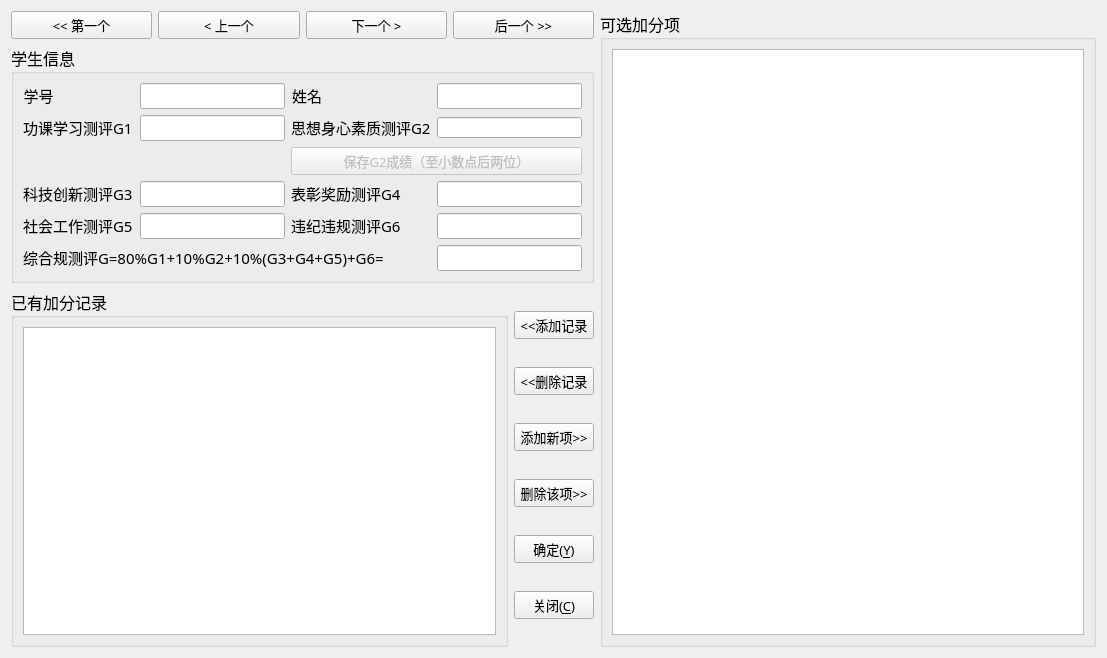
<?xml version="1.0" encoding="UTF-8"?>
<ui version="4.0">
 <class>change</class>
 <widget class="QDialog" name="change">
  <property name="geometry">
   <rect>
    <x>0</x>
    <y>0</y>
    <width>1107</width>
    <height>658</height>
   </rect>
  </property>
  <property name="minimumSize">
   <size>
    <width>750</width>
    <height>390</height>
   </size>
  </property>
  <property name="windowTitle">
   <string>综合测评系统 - 修改</string>
  </property>
  <property name="windowIcon">
   <iconset resource="image.qrc">
    <normaloff>:/image/image/icon.png</normaloff>:/image/image/icon.png</iconset>
  </property>
  <layout class="QGridLayout" name="gridLayout">
   <item row="0" column="0" colspan="2">
    <layout class="QHBoxLayout" name="horizontalLayout_8">
     <item>
      <widget class="QPushButton" name="firstButton_2">
       <property name="font">
        <font>
         <family>微软雅黑</family>
         <pointsize>10</pointsize>
        </font>
       </property>
       <property name="focusPolicy">
        <enum>Qt::WheelFocus</enum>
       </property>
       <property name="text">
        <string>&lt;&lt; 第一个</string>
       </property>
       <property name="default">
        <bool>true</bool>
       </property>
      </widget>
     </item>
     <item>
      <widget class="QPushButton" name="previousButton_2">
       <property name="font">
        <font>
         <family>微软雅黑</family>
         <pointsize>10</pointsize>
        </font>
       </property>
       <property name="focusPolicy">
        <enum>Qt::WheelFocus</enum>
       </property>
       <property name="text">
        <string>&lt; 上一个</string>
       </property>
       <property name="default">
        <bool>true</bool>
       </property>
      </widget>
     </item>
     <item>
      <widget class="QPushButton" name="nextButton_2">
       <property name="font">
        <font>
         <family>微软雅黑</family>
         <pointsize>10</pointsize>
        </font>
       </property>
       <property name="focusPolicy">
        <enum>Qt::WheelFocus</enum>
       </property>
       <property name="text">
        <string>下一个 &gt;</string>
       </property>
       <property name="default">
        <bool>true</bool>
       </property>
      </widget>
     </item>
     <item>
      <widget class="QPushButton" name="lastButton_2">
       <property name="font">
        <font>
         <family>微软雅黑</family>
         <pointsize>10</pointsize>
        </font>
       </property>
       <property name="focusPolicy">
        <enum>Qt::WheelFocus</enum>
       </property>
       <property name="text">
        <string>后一个 &gt;&gt;</string>
       </property>
       <property name="default">
        <bool>true</bool>
       </property>
      </widget>
     </item>
    </layout>
   </item>
   <item row="0" column="2" rowspan="3">
    <widget class="QGroupBox" name="groupBox_2">
     <property name="minimumSize">
      <size>
       <width>471</width>
       <height>372</height>
      </size>
     </property>
     <property name="maximumSize">
      <size>
       <width>16777215</width>
       <height>16777215</height>
      </size>
     </property>
     <property name="font">
      <font>
       <family>华文楷体</family>
       <pointsize>12</pointsize>
      </font>
     </property>
     <property name="title">
      <string>可选加分项</string>
     </property>
     <layout class="QVBoxLayout" name="verticalLayout_3">
      <item>
       <widget class="QTableView" name="operatorView">
        <property name="minimumSize">
         <size>
          <width>400</width>
          <height>0</height>
         </size>
        </property>
        <property name="font">
         <font>
          <pointsize>10</pointsize>
         </font>
        </property>
       </widget>
      </item>
     </layout>
    </widget>
   </item>
   <item row="2" column="0">
    <widget class="QGroupBox" name="groupBox_3">
     <property name="maximumSize">
      <size>
       <width>16777</width>
       <height>16777</height>
      </size>
     </property>
     <property name="font">
      <font>
       <family>华文楷体</family>
       <pointsize>12</pointsize>
      </font>
     </property>
     <property name="title">
      <string>已有加分记录</string>
     </property>
     <layout class="QVBoxLayout" name="verticalLayout_4">
      <item>
       <widget class="QTableView" name="gView">
        <property name="minimumSize">
         <size>
          <width>300</width>
          <height>300</height>
         </size>
        </property>
        <property name="font">
         <font>
          <pointsize>10</pointsize>
         </font>
        </property>
       </widget>
      </item>
     </layout>
    </widget>
   </item>
   <item row="2" column="1">
    <layout class="QVBoxLayout" name="verticalLayout_5">
     <item>
      <widget class="QPushButton" name="additemButton">
       <property name="font">
        <font>
         <family>微软雅黑</family>
         <pointsize>10</pointsize>
        </font>
       </property>
       <property name="text">
        <string>&lt;&lt;添加记录</string>
       </property>
       <property name="default">
        <bool>true</bool>
       </property>
      </widget>
     </item>
     <item>
      <widget class="QPushButton" name="deleteButton">
       <property name="font">
        <font>
         <family>微软雅黑</family>
         <pointsize>10</pointsize>
        </font>
       </property>
       <property name="text">
        <string>&lt;&lt;删除记录</string>
       </property>
       <property name="default">
        <bool>true</bool>
       </property>
      </widget>
     </item>
     <item>
      <widget class="QPushButton" name="addButton">
       <property name="font">
        <font>
         <family>微软雅黑</family>
         <pointsize>10</pointsize>
        </font>
       </property>
       <property name="text">
        <string>添加新项&gt;&gt;</string>
       </property>
       <property name="default">
        <bool>true</bool>
       </property>
      </widget>
     </item>
     <item>
      <widget class="QPushButton" name="deleteoButton">
       <property name="font">
        <font>
         <family>微软雅黑</family>
         <pointsize>10</pointsize>
        </font>
       </property>
       <property name="text">
        <string>删除该项&gt;&gt;</string>
       </property>
       <property name="default">
        <bool>true</bool>
       </property>
      </widget>
     </item>
     <item>
      <widget class="QPushButton" name="okButton">
       <property name="font">
        <font>
         <family>微软雅黑</family>
         <pointsize>10</pointsize>
        </font>
       </property>
       <property name="text">
        <string>确定(&amp;Y)</string>
       </property>
       <property name="default">
        <bool>true</bool>
       </property>
      </widget>
     </item>
     <item>
      <widget class="QPushButton" name="okButton_2">
       <property name="font">
        <font>
         <family>微软雅黑</family>
         <pointsize>10</pointsize>
        </font>
       </property>
       <property name="text">
        <string>关闭(&amp;C)</string>
       </property>
       <property name="default">
        <bool>true</bool>
       </property>
      </widget>
     </item>
    </layout>
   </item>
   <item row="1" column="0" colspan="2">
    <widget class="QGroupBox" name="groupBox">
     <property name="minimumSize">
      <size>
       <width>200</width>
       <height>0</height>
      </size>
     </property>
     <property name="maximumSize">
      <size>
       <width>16777</width>
       <height>16777</height>
      </size>
     </property>
     <property name="font">
      <font>
       <family>华文楷体</family>
       <pointsize>12</pointsize>
      </font>
     </property>
     <property name="title">
      <string>学生信息</string>
     </property>
     <layout class="QGridLayout" name="gridLayout_2">
      <item row="0" column="0">
       <widget class="QLabel" name="stunum">
        <property name="minimumSize">
         <size>
          <width>31</width>
          <height>21</height>
         </size>
        </property>
        <property name="maximumSize">
         <size>
          <width>31</width>
          <height>21</height>
         </size>
        </property>
        <property name="font">
         <font>
          <family>微软雅黑</family>
          <pointsize>11</pointsize>
         </font>
        </property>
        <property name="text">
         <string>学号</string>
        </property>
        <property name="alignment">
         <set>Qt::AlignCenter</set>
        </property>
       </widget>
      </item>
      <item row="0" column="1">
       <widget class="QLineEdit" name="stunumEdit">
        <property name="font">
         <font>
          <family>微软雅黑</family>
          <pointsize>10</pointsize>
         </font>
        </property>
        <property name="focusPolicy">
         <enum>Qt::NoFocus</enum>
        </property>
        <property name="readOnly">
         <bool>true</bool>
        </property>
       </widget>
      </item>
      <item row="0" column="2">
       <widget class="QLabel" name="name">
        <property name="sizePolicy">
         <sizepolicy hsizetype="Preferred" vsizetype="Preferred">
          <horstretch>0</horstretch>
          <verstretch>0</verstretch>
         </sizepolicy>
        </property>
        <property name="minimumSize">
         <size>
          <width>31</width>
          <height>21</height>
         </size>
        </property>
        <property name="maximumSize">
         <size>
          <width>31</width>
          <height>21</height>
         </size>
        </property>
        <property name="font">
         <font>
          <family>微软雅黑</family>
          <pointsize>11</pointsize>
         </font>
        </property>
        <property name="contextMenuPolicy">
         <enum>Qt::PreventContextMenu</enum>
        </property>
        <property name="text">
         <string>姓名</string>
        </property>
        <property name="alignment">
         <set>Qt::AlignRight|Qt::AlignTrailing|Qt::AlignVCenter</set>
        </property>
       </widget>
      </item>
      <item row="0" column="3">
       <widget class="QLineEdit" name="nameEdit">
        <property name="font">
         <font>
          <family>微软雅黑</family>
          <pointsize>10</pointsize>
         </font>
        </property>
        <property name="focusPolicy">
         <enum>Qt::NoFocus</enum>
        </property>
        <property name="readOnly">
         <bool>true</bool>
        </property>
       </widget>
      </item>
      <item row="6" column="0">
       <widget class="QLabel" name="label_g3">
        <property name="minimumSize">
         <size>
          <width>111</width>
          <height>21</height>
         </size>
        </property>
        <property name="maximumSize">
         <size>
          <width>111</width>
          <height>21</height>
         </size>
        </property>
        <property name="font">
         <font>
          <family>微软雅黑</family>
          <pointsize>11</pointsize>
         </font>
        </property>
        <property name="text">
         <string>科技创新测评G3</string>
        </property>
        <property name="alignment">
         <set>Qt::AlignLeading|Qt::AlignLeft|Qt::AlignVCenter</set>
        </property>
       </widget>
      </item>
      <item row="6" column="1">
       <widget class="QLineEdit" name="g3Edit">
        <property name="font">
         <font>
          <family>微软雅黑</family>
          <pointsize>10</pointsize>
         </font>
        </property>
        <property name="focusPolicy">
         <enum>Qt::NoFocus</enum>
        </property>
        <property name="readOnly">
         <bool>true</bool>
        </property>
       </widget>
      </item>
      <item row="6" column="2">
       <widget class="QLabel" name="label_g4">
        <property name="minimumSize">
         <size>
          <width>111</width>
          <height>21</height>
         </size>
        </property>
        <property name="maximumSize">
         <size>
          <width>111</width>
          <height>21</height>
         </size>
        </property>
        <property name="font">
         <font>
          <family>微软雅黑</family>
          <pointsize>11</pointsize>
         </font>
        </property>
        <property name="text">
         <string>表彰奖励测评G4</string>
        </property>
        <property name="alignment">
         <set>Qt::AlignLeading|Qt::AlignLeft|Qt::AlignVCenter</set>
        </property>
       </widget>
      </item>
      <item row="6" column="3">
       <widget class="QLineEdit" name="g4Edit">
        <property name="minimumSize">
         <size>
          <width>41</width>
          <height>20</height>
         </size>
        </property>
        <property name="font">
         <font>
          <family>微软雅黑</family>
          <pointsize>10</pointsize>
         </font>
        </property>
        <property name="focusPolicy">
         <enum>Qt::NoFocus</enum>
        </property>
        <property name="readOnly">
         <bool>true</bool>
        </property>
       </widget>
      </item>
      <item row="7" column="0">
       <widget class="QLabel" name="label_g5">
        <property name="minimumSize">
         <size>
          <width>111</width>
          <height>21</height>
         </size>
        </property>
        <property name="maximumSize">
         <size>
          <width>111</width>
          <height>21</height>
         </size>
        </property>
        <property name="font">
         <font>
          <family>微软雅黑</family>
          <pointsize>11</pointsize>
         </font>
        </property>
        <property name="text">
         <string>社会工作测评G5</string>
        </property>
        <property name="alignment">
         <set>Qt::AlignLeading|Qt::AlignLeft|Qt::AlignVCenter</set>
        </property>
       </widget>
      </item>
      <item row="7" column="1">
       <widget class="QLineEdit" name="g5Edit">
        <property name="minimumSize">
         <size>
          <width>41</width>
          <height>20</height>
         </size>
        </property>
        <property name="font">
         <font>
          <family>微软雅黑</family>
          <pointsize>10</pointsize>
         </font>
        </property>
        <property name="focusPolicy">
         <enum>Qt::NoFocus</enum>
        </property>
        <property name="readOnly">
         <bool>true</bool>
        </property>
       </widget>
      </item>
      <item row="7" column="2">
       <widget class="QLabel" name="label_g6">
        <property name="minimumSize">
         <size>
          <width>111</width>
          <height>21</height>
         </size>
        </property>
        <property name="maximumSize">
         <size>
          <width>111</width>
          <height>21</height>
         </size>
        </property>
        <property name="font">
         <font>
          <family>微软雅黑</family>
          <pointsize>11</pointsize>
         </font>
        </property>
        <property name="text">
         <string>违纪违规测评G6</string>
        </property>
        <property name="alignment">
         <set>Qt::AlignLeading|Qt::AlignLeft|Qt::AlignVCenter</set>
        </property>
       </widget>
      </item>
      <item row="7" column="3">
       <widget class="QLineEdit" name="g6Edit">
        <property name="minimumSize">
         <size>
          <width>41</width>
          <height>20</height>
         </size>
        </property>
        <property name="font">
         <font>
          <family>微软雅黑</family>
          <pointsize>10</pointsize>
         </font>
        </property>
        <property name="focusPolicy">
         <enum>Qt::NoFocus</enum>
        </property>
        <property name="readOnly">
         <bool>true</bool>
        </property>
       </widget>
      </item>
      <item row="8" column="0" colspan="3">
       <widget class="QLabel" name="label_g">
        <property name="minimumSize">
         <size>
          <width>0</width>
          <height>21</height>
         </size>
        </property>
        <property name="maximumSize">
         <size>
          <width>12321</width>
          <height>21</height>
         </size>
        </property>
        <property name="font">
         <font>
          <family>微软雅黑</family>
          <pointsize>11</pointsize>
         </font>
        </property>
        <property name="text">
         <string>综合规测评G=80%G1+10%G2+10%(G3+G4+G5)+G6=</string>
        </property>
        <property name="alignment">
         <set>Qt::AlignLeading|Qt::AlignLeft|Qt::AlignVCenter</set>
        </property>
       </widget>
      </item>
      <item row="8" column="3">
       <widget class="QLineEdit" name="gEdit">
        <property name="minimumSize">
         <size>
          <width>41</width>
          <height>20</height>
         </size>
        </property>
        <property name="font">
         <font>
          <family>微软雅黑</family>
          <pointsize>10</pointsize>
         </font>
        </property>
        <property name="focusPolicy">
         <enum>Qt::NoFocus</enum>
        </property>
        <property name="readOnly">
         <bool>true</bool>
        </property>
       </widget>
      </item>
      <item row="1" column="1">
       <widget class="QLineEdit" name="g1Edit">
        <property name="minimumSize">
         <size>
          <width>41</width>
          <height>20</height>
         </size>
        </property>
        <property name="font">
         <font>
          <family>微软雅黑</family>
          <pointsize>10</pointsize>
         </font>
        </property>
        <property name="focusPolicy">
         <enum>Qt::NoFocus</enum>
        </property>
        <property name="readOnly">
         <bool>true</bool>
        </property>
       </widget>
      </item>
      <item row="1" column="0">
       <widget class="QLabel" name="label_g1">
        <property name="minimumSize">
         <size>
          <width>111</width>
          <height>21</height>
         </size>
        </property>
        <property name="maximumSize">
         <size>
          <width>111</width>
          <height>21</height>
         </size>
        </property>
        <property name="font">
         <font>
          <family>微软雅黑</family>
          <pointsize>11</pointsize>
         </font>
        </property>
        <property name="text">
         <string>功课学习测评G1</string>
        </property>
        <property name="alignment">
         <set>Qt::AlignLeading|Qt::AlignLeft|Qt::AlignVCenter</set>
        </property>
       </widget>
      </item>
      <item row="1" column="2">
       <widget class="QLabel" name="label_g2">
        <property name="minimumSize">
         <size>
          <width>0</width>
          <height>21</height>
         </size>
        </property>
        <property name="maximumSize">
         <size>
          <width>12312</width>
          <height>21</height>
         </size>
        </property>
        <property name="font">
         <font>
          <family>微软雅黑</family>
          <pointsize>11</pointsize>
         </font>
        </property>
        <property name="text">
         <string>思想身心素质测评G2</string>
        </property>
        <property name="alignment">
         <set>Qt::AlignLeading|Qt::AlignLeft|Qt::AlignVCenter</set>
        </property>
       </widget>
      </item>
      <item row="5" column="2" colspan="2">
       <widget class="QPushButton" name="saveg2Button">
        <property name="enabled">
         <bool>false</bool>
        </property>
        <property name="font">
         <font>
          <family>微软雅黑</family>
          <pointsize>10</pointsize>
         </font>
        </property>
        <property name="text">
         <string>保存G2成绩（至小数点后两位）</string>
        </property>
        <property name="default">
         <bool>true</bool>
        </property>
       </widget>
      </item>
      <item row="1" column="3">
       <widget class="QLineEdit" name="g2Edit">
        <property name="minimumSize">
         <size>
          <width>0</width>
          <height>21</height>
         </size>
        </property>
        <property name="maximumSize">
         <size>
          <width>151</width>
          <height>21</height>
         </size>
        </property>
        <property name="font">
         <font>
          <family>微软雅黑</family>
          <pointsize>10</pointsize>
         </font>
        </property>
        <property name="focusPolicy">
         <enum>Qt::StrongFocus</enum>
        </property>
       </widget>
      </item>
     </layout>
    </widget>
   </item>
  </layout>
 </widget>
 <tabstops>
  <tabstop>gView</tabstop>
  <tabstop>operatorView</tabstop>
  <tabstop>additemButton</tabstop>
  <tabstop>deleteButton</tabstop>
  <tabstop>addButton</tabstop>
  <tabstop>deleteoButton</tabstop>
  <tabstop>okButton</tabstop>
  <tabstop>okButton_2</tabstop>
 </tabstops>
 <resources>
  <include location="image.qrc"/>
 </resources>
 <connections>
  <connection>
   <sender>okButton</sender>
   <signal>clicked()</signal>
   <receiver>change</receiver>
   <slot>close()</slot>
   <hints>
    <hint type="sourcelabel">
     <x>301</x>
     <y>338</y>
    </hint>
    <hint type="destinationlabel">
     <x>738</x>
     <y>389</y>
    </hint>
   </hints>
  </connection>
  <connection>
   <sender>okButton_2</sender>
   <signal>clicked()</signal>
   <receiver>change</receiver>
   <slot>close()</slot>
   <hints>
    <hint type="sourcelabel">
     <x>253</x>
     <y>361</y>
    </hint>
    <hint type="destinationlabel">
     <x>258</x>
     <y>389</y>
    </hint>
   </hints>
  </connection>
 </connections>
</ui>
